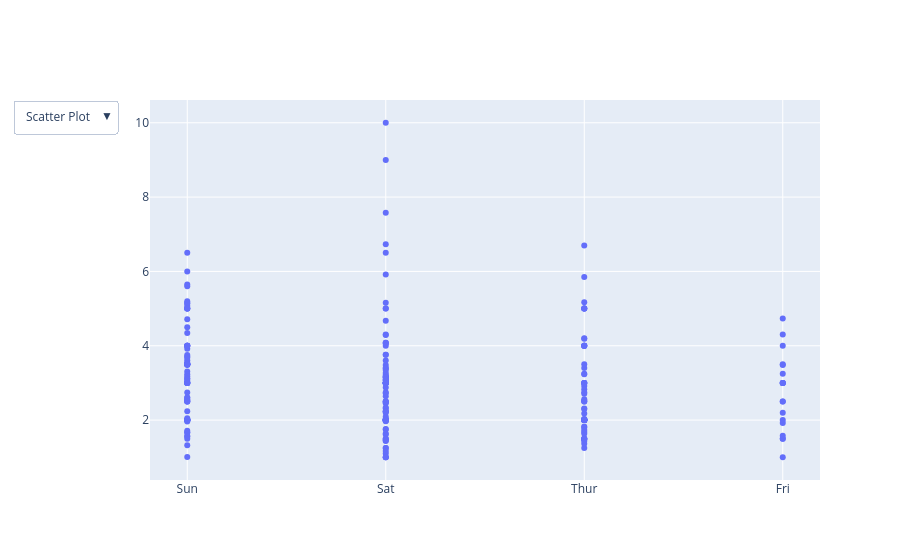

Write notebook code for a chart like this one.
### Markdown cell above
**Adding interaction**

Just like Bokeh, plotly also provides various interactions. Let’s discuss a few of them.

**Creating Dropdown Menu:** A drop-down menu is a part of the menu-button which is displayed on a screen all the time. Every menu button is associated with a Menu widget that can display the choices for that menu button when clicked on it. In plotly, there are 4 possible methods to modify the charts by using updatemenu method.

- **restyle:** modify data or data attributes
- **relayout:** modify layout attributes
- **update:** modify data and layout attributes
- **animate:** start or pause an animation

### Code cell
import plotly.graph_objects as px
import pandas as pd
 
# reading the database
# data = pd.read_csv("tips.csv")
 
 
plot = px.Figure(data=[px.Scatter(
    x=data['day'],
    y=data['tip'],
    mode='markers',)
])
 
# Add dropdown
plot.update_layout(
    updatemenus=[
        dict(
            buttons=list([
                dict(
                    args=["type", "scatter"],
                    label="Scatter Plot",
                    method="restyle"
                ),
                dict(
                    args=["type", "bar"],
                    label="Bar Chart",
                    method="restyle"
                )
            ]),
            direction="down",
        ),
    ]
)
 
plot.show()

### Figure 1 — Plotly figure (JSON) as saved in the notebook; plotly's stock layout.template omitted (floating-point values rounded to 4 significant figures; data arrays with more than 128 entries replaced by an {"elided": "..."} marker saying what was removed)
{"data": [{"mode": "markers", "type": "scatter", "x": {"elided": "244 str values"}, "y": {"elided": "244 float values"}}], "layout": {"updatemenus": [{"buttons": [{"args": ["type", "scatter"], "label": "Scatter Plot", "method": "restyle"}, {"args": ["type", "bar"], "label": "Bar Chart", "method": "restyle"}], "direction": "down"}]}}
